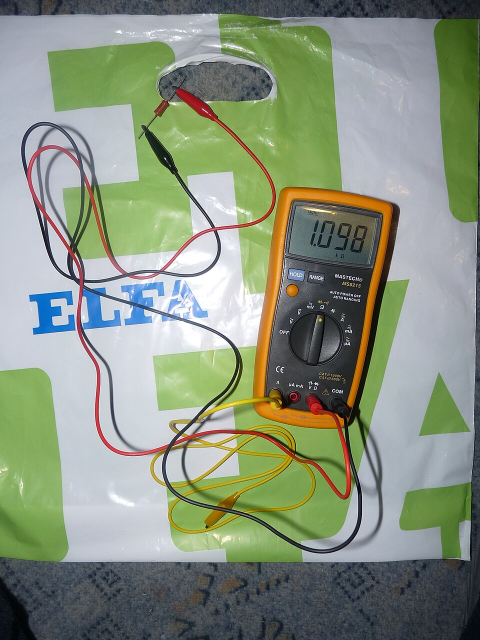
#> input picture analog/assets/photos/web/multimeter-resistance-reading.jpg, 960 x 1280 px (shown at 1/2 size)
$ python -i make_grayscale_fixture.py   (imports and definitions only)
#> lines starting #> are read from the running program, lines starting #| are printed output that depends on the picture
#> further down, picture is the input picture: PIL image 960x1280 RGB; mean R, G, B 136, 146.6, 127
#!/usr/bin/env python3
# -*- coding: utf-8 -*-
"""16K 灰度印刷对照夹具。

为什么需要它：全书主风格定为 FF-015 纸雕微距（`reviews/pilot-decision.md`），而纸雕的
斜视角与纸层阴影在单色激光打印上会吃掉明度台阶。ch17 的 24 个点位里 V3 定量图 6 +
V5 流程图 5 = 11 个（46%）正是重灾区，所以批量生成前必须有一张可复跑的对照图。

口径：
- 色值取自上游 handraw-style 色卡的中位像素，不手抄 hex；
- 「16K 打印」近似为 BT.601 灰度 + 5 档量化（暗端并黑、亮端并白）；
- 判读句、坐标轴、刻度与中文一律由本脚本确定性绘制，不经生图模型（规格 §3.3）。

用法：python scripts/make_grayscale_fixture.py [--out DIR] [--check]
  --check 只打印实测对比度并按闸值退出码返回。
"""
from __future__ import annotations

import argparse
import math
import os
import statistics
import sys

from PIL import Image, ImageDraw, ImageFont

# 上游色卡相对路径由安装根解析，项目文件不写绝对路径。
COLOR_SWATCHES_REL = os.path.join("images", "colors")
CJK_FONT_CANDIDATES = [
    os.path.join("build", "fonts-src", "NotoSansCJKsc-Regular.otf"),
    os.path.join("build", "fonts-src", "NotoSansSC-VF.ttf"),
    r"C:/Windows/Fonts/msyh.ttc",
    r"C:/Windows/Fonts/NotoSansCJKsc-Regular.otf",
]

# 已拍板色族（2026-11-05）：纸 C-34 / 墨 C-32 / 阴影 C-35 / 重点 C-26。
PALETTES = {
    "approved": ("C-34", "C-32", "C-35", "C-26"),
    "rejected_slate_as_paper": ("C-35", "C-32", "C-35", "C-26"),
    "current_book": ("C-30", "C-31", "C-31", "C-29"),
}
LABELS = {
    "approved": "A · 已拍板：奶油白纸 / 炭黑墨 / 石板灰阴影 / 柿子橙重点",
    "rejected_slate_as_paper": "B · 石板灰当纸底（上一题字面写法，实测否决）",
    "current_book": "C · 现行全书：象牙白纸 / 佩恩灰墨 / 赭石重点",
}
# 闸值：纸墨必须拉开，否则 16K 印刷不可读。
MIN_PAPER_INK_RATIO = 4.0
MIN_PAPER_ACCENT_RATIO = 3.0

W, H = 640, 420
MARGIN = 56


# [27 lines left out: functions upstream_root, swatch_rgb, not called in this run]


def _lin(v: float) -> float:
    return v / 12.92 if v <= 0.04045 else ((v + 0.055) / 1.055) ** 2.4


def rel_luminance(rgb) -> float:
    r, g, b = (_lin(c / 255) for c in rgb)
    return 0.2126 * r + 0.7152 * g + 0.0722 * b


def lightness(rgb) -> float:
    y = rel_luminance(rgb)
    return 116 * (y ** (1 / 3)) - 16 if y > 0.008856 else 903.3 * y


# [40 lines left out: functions contrast, cjk_font, draw_panel, not called in this run]


def print16k(im: Image.Image) -> Image.Image:
    g = im.convert("L")
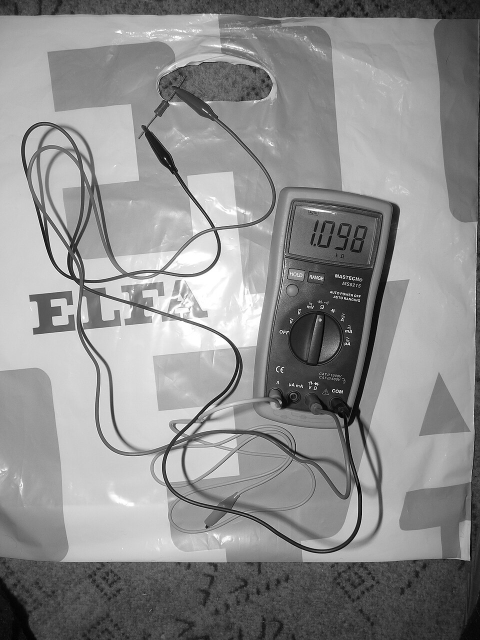
#> g: PIL image 960x1280 L (shown at 1/2 size); min 0, max 255, mean 141.2
    return g.point(lambda v: min((v // 51) * 51, 255)).convert("RGB")
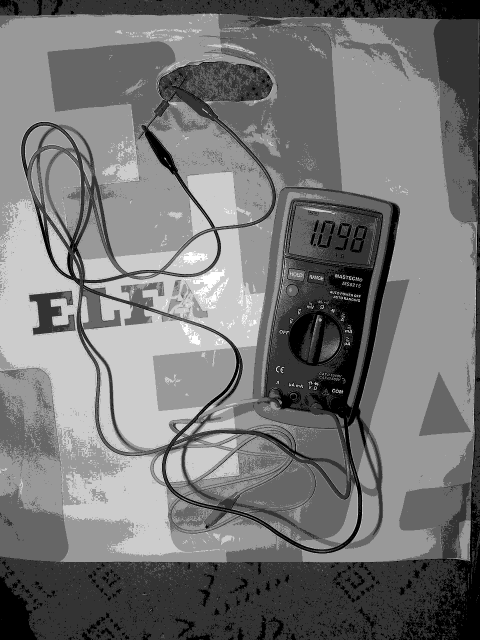
#> returned value: PIL image 960x1280 RGB (shown at 1/2 size); min 0, max 255, mean 117.4


# [72 lines left out: functions build, main, not called in this run]


# [2 lines not run here, left out]

>>> from PIL import Image
>>> picture = Image.open('../assets/photos/web/multimeter-resistance-reading.jpg')
>>> result = print16k(picture)
